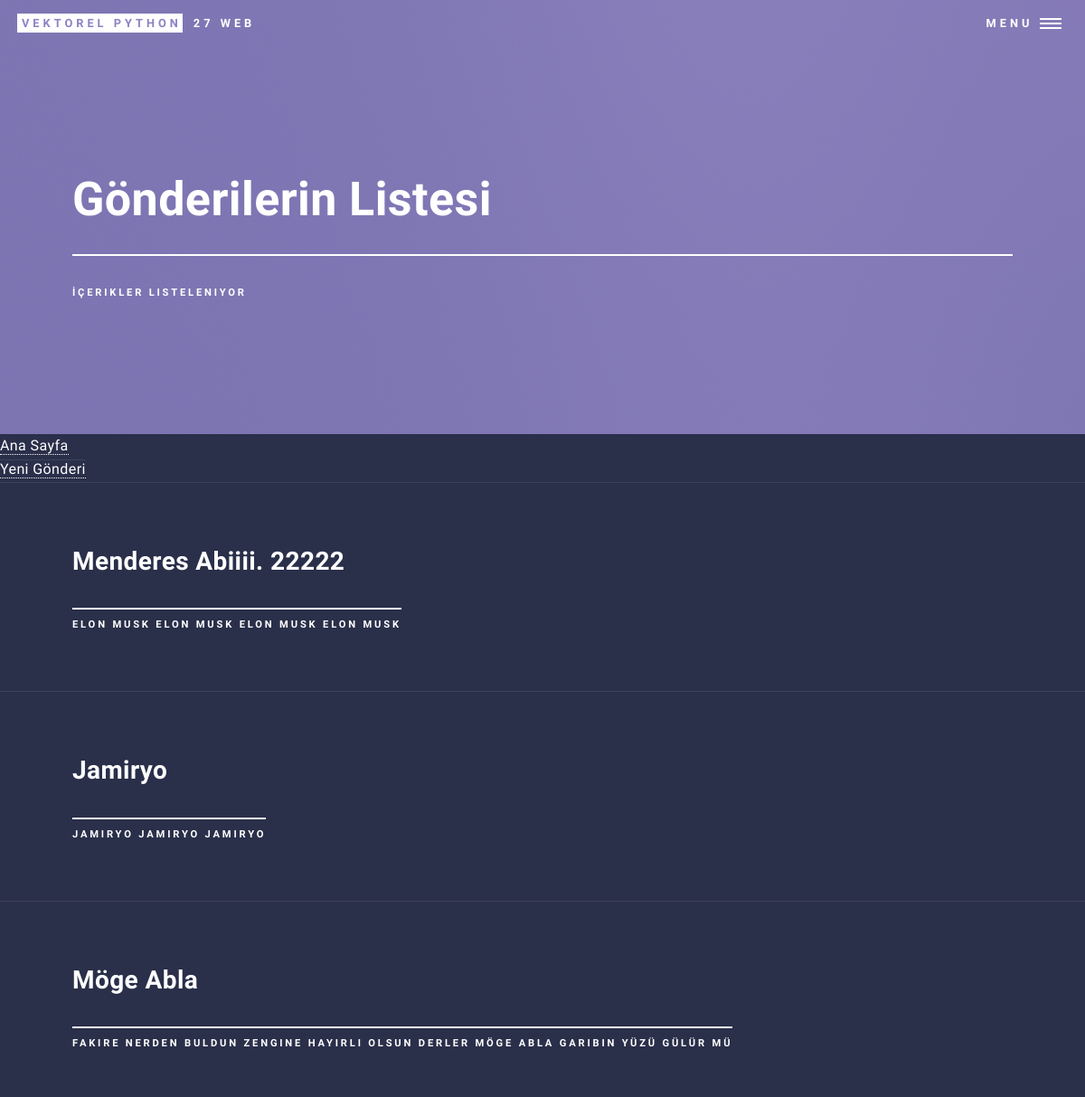
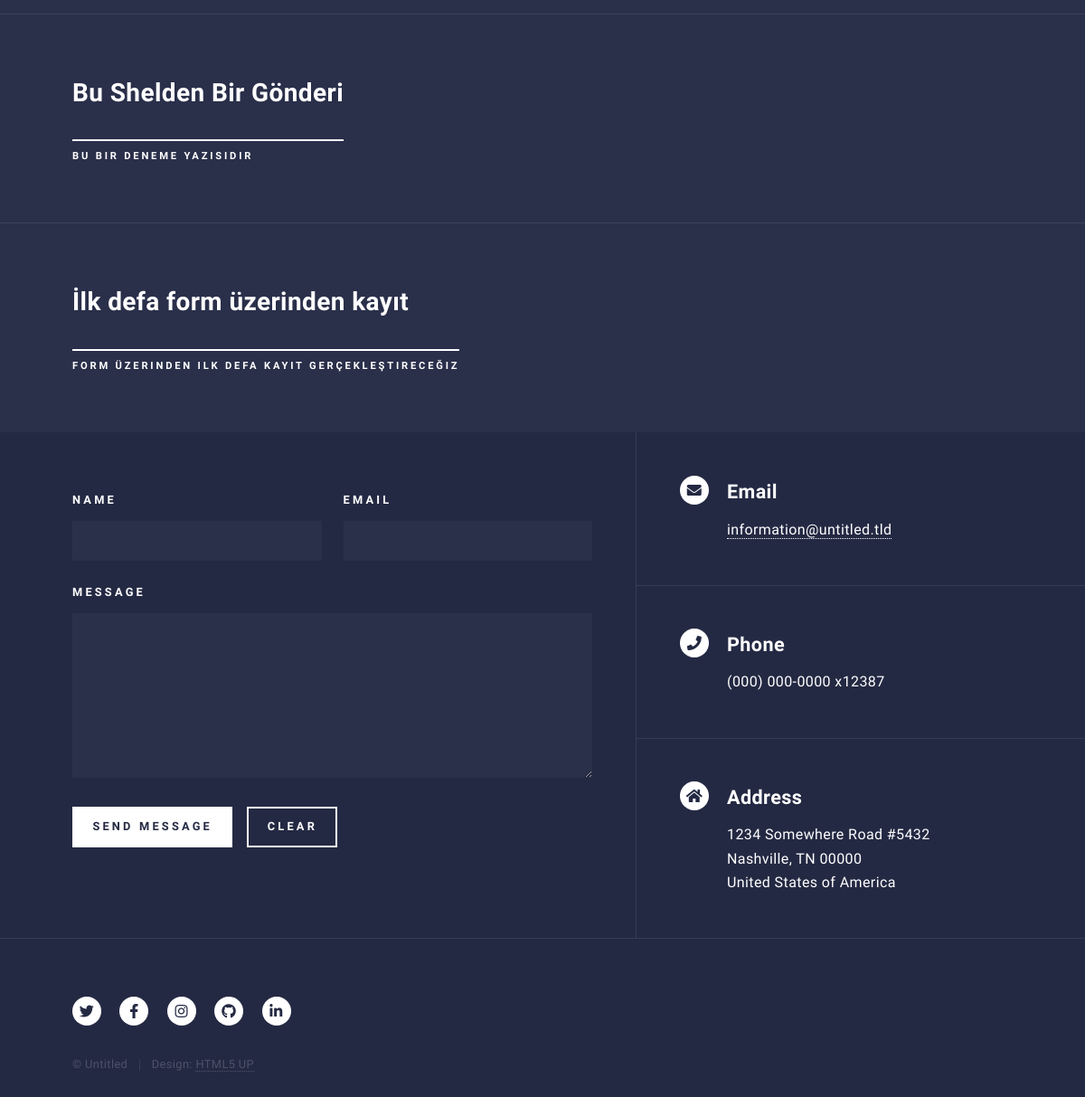
Screenshot of /blog/ with the database file from the repository (2 pictures, top to bottom).
### blog/models.py (models this page shows, shortened)
class BlogModel(models.Model):
    class Meta:
        verbose_name = "Blog"
        verbose_name_plural = "Bloglar"
    baslik = models.CharField(max_length=100,verbose_name="Başlık")
    yazi = models.TextField(verbose_name="Yazı")
    secenekler = [("1","Korku"),("2","Gezi"),("3","Hayata Dair")]
    tur = models.CharField(choices=secenekler,max_length=10,verbose_name="Tür")
    kayitzaman = models.DateTimeField(default=timezone.now,verbose_name="Kayıt Zamanı")
    yayimzaman = models.DateTimeField(null=True,blank=True,verbose_name="Yayımlanma Zamanı")

### blog/views.py (the view)
# urls.py: path('',views.listele,name="bloglistele"), # 127.0.0.1:8000/blog/
def listele(request):
    gonderiler = BlogModel.objects.all()
    return render(request,"blog/liste.html",{"gonderis":gonderiler})

### templates/blog/liste.html
{% extends '../temel.html' %}
{% block baslik %}Gönderilerin Listesi{% endblock baslik %}
{% block baslikcont %}İçerikler Listeleniyor{% endblock baslikcont %}
{% block icerik %}
<a href={% url 'anasayfa' %}>Ana Sayfa</a><br>
<a href={% url 'yenigonderi' %}>Yeni Gönderi</a><br>
{% for gonderi in gonderis %}
<section id="one">
    <div class="inner">
        <header class="major">
            <a href="{% url 'gonderidetay' pk=gonderi.pk %}">
                <h2>{{gonderi.baslik}}</h2>
            </a>
            <p>{{gonderi.yazi}}</p>
    </div>
</section>
{% endfor %}
{% endblock icerik %}

### static/css/main.css (style rules this page uses)
html, body, div, span, applet, object, iframe, h1, h2, h3, h4, h5, h6, p, blockquote, pre, a, abbr, acronym, address, big, cite, code, del, dfn, em, img, ins, kbd, q, s, samp, small, strike, strong, sub, sup, tt, var, b, u, i, center, dl, dt, dd, ol, ul, li, fieldset, form, label, legend, table, caption, tbody, tfoot, thead, tr, th, td, article, aside, canvas, details, embed, figure, figcaption, footer, header, hgroup, menu, nav, output, ruby, section, summary, time, mark, audio, video { margin: 0; padding: 0; border: 0; font-size: 100%; font: inherit; vertical-align: baseline; }
article, aside, details, figcaption, figure, footer, header, hgroup, menu, nav, section { display: block; }
body { line-height: 1; }
body { -webkit-text-size-adjust: none; }
body { -ms-overflow-style: scrollbar; }
html { box-sizing: border-box; }
*, *:before, *:after { box-sizing: inherit; }
body { background: #242943; }
body, input, select, textarea { color: #ffffff; font-family: "Source Sans Pro", Helvetica, sans-serif; font-size: 17pt; font-weight: 300; letter-spacing: 0.025em; line-height: 1.65; }
@media screen and (max-width: 1680px) { body, input, select, textarea { font-size: 14pt; } }
@media screen and (max-width: 1280px) { body, input, select, textarea { font-size: 12pt; } }
a { -moz-transition: color 0.2s ease-in-out, border-bottom-color 0.2s ease-in-out; -webkit-transition: color 0.2s ease-in-out, border-bottom-color 0.2s ease-in-out; -ms-transition: color 0.2s ease-in-out, border-bottom-color 0.2s ease-in-out; transition: color 0.2s ease-in-out, border-bottom-color 0.2s ease-in-out; border-bottom: dotted 1px; color: inherit; text-decoration: none; }
p { margin: 0 0 2em 0; }
h1, h2, h3, h4, h5, h6 { color: #ffffff; font-weight: 600; line-height: 1.65; margin: 0 0 1em 0; }
h2 { font-size: 1.75em; }
header.major { width: -moz-max-content; width: -webkit-max-content; width: -ms-max-content; width: max-content; margin-bottom: 2em; }
header.major> :first-child { margin-bottom: 0; width: calc(100% + 0.5em); }
header.major> :first-child:after { content: ''; background-color: #ffffff; display: block; height: 2px; margin: 0.325em 0 0.5em 0; width: 100%; }
header.major>p { font-size: 0.7em; font-weight: 600; letter-spacing: 0.25em; margin-bottom: 0; text-transform: uppercase; }
#main>* { border-top: solid 1px rgba(212, 212, 255, 0.1); }
#main>*:first-child { border-top: 0; }
#main>*>.inner { padding: 4em 0 2em 0; margin: 0 auto; max-width: 65em; width: calc(100% - 6em); }

### rows the page displays
BlogModel: baslik "Menderes Abiiii. 22222", yazi "ELON MUSK ELON MUSK ELON MUSK ELON MUSK"
BlogModel: baslik "Jamiryo", yazi "JAMIRYO JAMIRYO JAMIRYO"
BlogModel: baslik "Möge Abla", yazi "FAKIRE NERDEN BULDUN ZENGINE HAYIRLI OLSUN DERLER MÖGE ABLA GARIBIN YÜZÜ GÜLÜR MÜ"
BlogModel: baslik "Bu Shelden Bir Gönderi", yazi "BU BIR DENEME YAZISIDIR"
BlogModel: baslik "İlk defa form üzerinden kayıt", yazi "FORM ÜZERINDEN ILK DEFA KAYIT GERÇEKLEŞTIRECEĞIZ"
